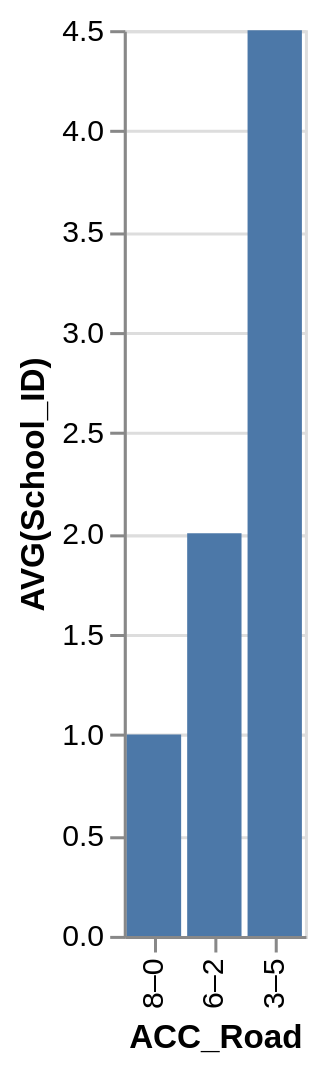

Here is the Vega-Lite specification saved for this chart:
### Vega-Lite specification from a JSON file in a GitHub repository (floating-point values rounded to 4 significant figures)
{"data": {"values": [{"x_data": "8–0", "y_data": 1}, {"x_data": "6–2", "y_data": 2}, {"x_data": "3–5", "y_data": 4.5}]}, "mark": "bar", "encoding": {"x": {"field": "x_data", "type": "nominal", "title": "ACC_Road", "sort": "descending"}, "y": {"field": "y_data", "type": "quantitative", "title": "AVG(School_ID)"}}}
